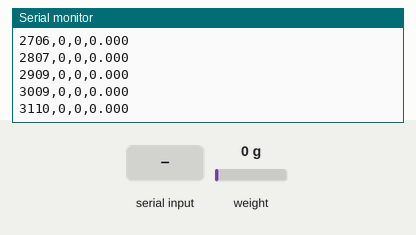
A sketch run on a simulated Arduino Uno, built with avr-gcc and run on an emulated ATmega328P. Shown: the last lines printed to the serial monitor. Inputs (shaded band) come from the test bench; at power-on: weight on the scale 0 g.

Above: at 3.2 s.
3.3 s: weight on the scale set to 100 g
At 3.32 s:
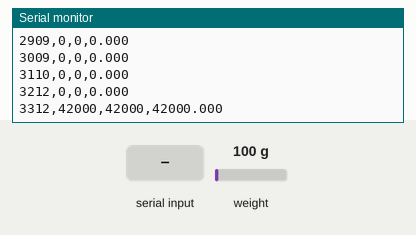
4.8 s: "t" received over Serial
6.3 s: "T" received over Serial
7.8 s: weight on the scale set to 1250 g
At 9.05 s:
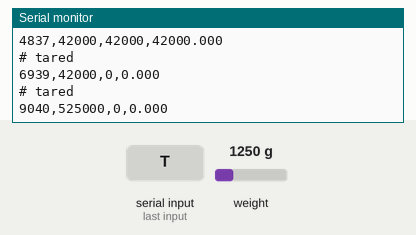
Timing chart, 0 to 10.3 s (numbered marks = the images above; inputs shaded):
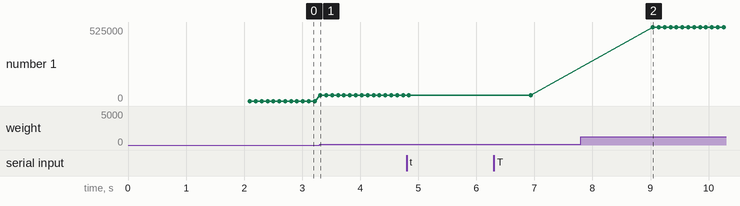

The sketch:

step4_csv_and_commands.ino
```cpp
// STEP 4 — the full version: CSV for the laptop, kilograms, and a tare command
// Goal: output logger.py can save and calibrate.py can use. This equals
// firmware/grip_firmware/grip_firmware.ino v1.0.
//
// New ideas
//   CSV            one line per sample: t_ms,raw,net,force_kg. Lines starting with '#'
//                  are comments that logger.py skips.
//   float          a number with decimals, for kilograms.
//   COUNTS_PER_KG  counts per kilogram. Leave it at 1.0 until calibration (G3);
//                  calibrate.py prints the real value (expect about 43,000).
//   SIGN           if squeezing makes 'net' go negative, set this to -1.
//   reading input  Serial.available() says a character arrived; Serial.read() takes it.
//                  Sending 't' re-zeros without resetting the board.
//
// Check: the header line, then lines like 12345,8301122,-4,-4.000 about 10 times a second.
//        Send t in the Serial Monitor: "# tared" appears and net goes back to about 0.
// Try:   set COUNTS_PER_KG to 43000.0 and press with one finger - roughly how many kg?

#include "HX711.h"

const int PIN_DOUT = 3;
const int PIN_SCK  = 2;

const float COUNTS_PER_KG = 1.0;   // replace after calibration
const int   SIGN = 1;              // -1 if squeezing reads negative

HX711 scale;
long offset = 0;

void doTare() {
  offset = scale.read_average(20);
  Serial.println("# tared");
}

void setup() {
  Serial.begin(115200);
  scale.begin(PIN_DOUT, PIN_SCK);
  while (!scale.is_ready()) {
    Serial.println("# waiting for HX711 - check DT, SCK, VCC, GND");
    delay(500);
  }
  doTare();
  Serial.println("# hand_dynamometer_v1");
  Serial.println("t_ms,raw,net,force_kg");
}

void loop() {
  if (Serial.available() > 0) {
    char c = Serial.read();
    if (c == 't' || c == 'T') {
      doTare();
    }
  }

  if (scale.is_ready()) {
    long  raw = scale.read();
    long  net = SIGN * (raw - offset);
    float kg  = net / COUNTS_PER_KG;

    Serial.print(millis()); Serial.print(',');
    Serial.print(raw);      Serial.print(',');
    Serial.print(net);      Serial.print(',');
    Serial.println(kg, 3);
  }
}
```

Measured:
- after the input at 3.3 s, the serial monitor: prints a new line at once (image 1)
- after the input at 7.8 s, the serial monitor: prints a new line after 1.2 s (image 2)
- plotted number 1: 0 → 42000 after the input at 3.3 s, 42000 → 525000 after the input at 7.8 s
